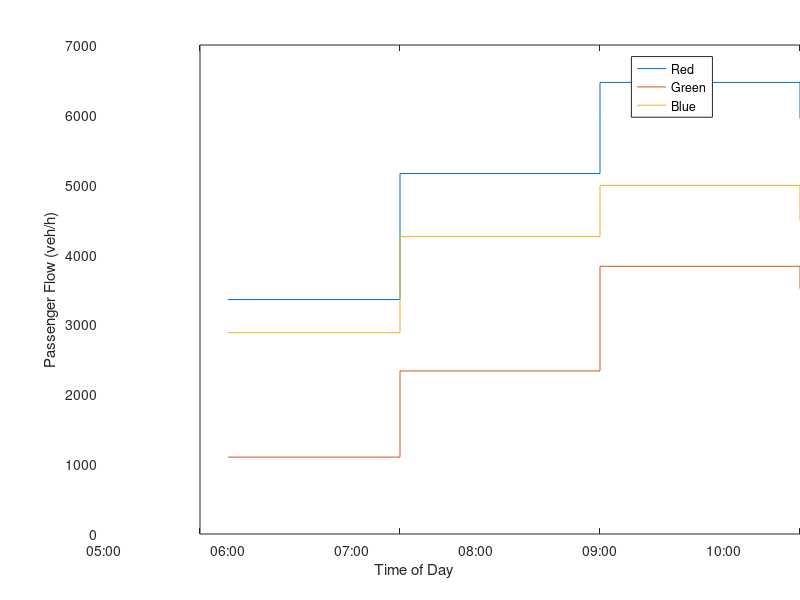

Write MATLAB code to recreate this figure. (Note: this script raises an error after producing the figure.)
%% Plot of True Arrival Rates

%X = ['5:00', '6:00', '7:00', '8:00', '9:00', '10:00'];
count = 6;
X = [5, 6, 7, 8, 9, 10];
n = length(count);
year = repmat(1995,1,n);
month = repmat(4,1,n);
day = repmat(18,1,n);
hour = X;
minutes = zeros(1,n);
sdate = datenum(year,month,day,hour,minutes,minutes);

Y1 = [3356, 5160, 6011, 6464, 5950, 5950];
Y2 = [1101, 2334, 3593, 3832, 3511, 3511];
Y3 = [2882, 4257, 4596, 4991, 4487, 4487];

stairs(sdate, Y1)
hold on
stairs(sdate, Y2)
stairs(sdate, Y3)
hold off
ylim([0, 7000])
datetick('x', 'HH:MM')
xlabel('Time of Day')
ylabel('Passenger Flow (veh/h)')
legend('Red', 'Green', 'Blue')

matlab2tikz('real_world_flow_rates.tex');